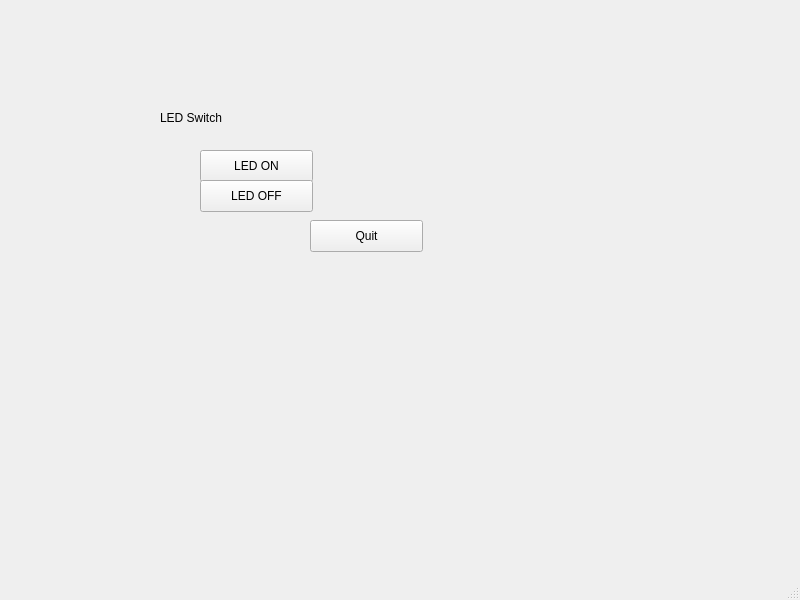
<?xml version="1.0" encoding="UTF-8"?>
<ui version="4.0">
 <class>MainWindow</class>
 <widget class="QMainWindow" name="MainWindow">
  <property name="geometry">
   <rect>
    <x>0</x>
    <y>0</y>
    <width>800</width>
    <height>600</height>
   </rect>
  </property>
  <property name="windowTitle">
   <string>MainWindow</string>
  </property>
  <widget class="QWidget" name="centralwidget">
   <widget class="QLabel" name="label">
    <property name="geometry">
     <rect>
      <x>160</x>
      <y>110</y>
      <width>91</width>
      <height>16</height>
     </rect>
    </property>
    <property name="text">
     <string>LED Switch</string>
    </property>
   </widget>
   <widget class="QPushButton" name="buttonOn">
    <property name="geometry">
     <rect>
      <x>200</x>
      <y>150</y>
      <width>113</width>
      <height>32</height>
     </rect>
    </property>
    <property name="text">
     <string>LED ON</string>
    </property>
   </widget>
   <widget class="QPushButton" name="buttonQuit">
    <property name="geometry">
     <rect>
      <x>310</x>
      <y>220</y>
      <width>113</width>
      <height>32</height>
     </rect>
    </property>
    <property name="text">
     <string>Quit</string>
    </property>
   </widget>
   <widget class="QPushButton" name="buttonOff">
    <property name="geometry">
     <rect>
      <x>200</x>
      <y>180</y>
      <width>113</width>
      <height>32</height>
     </rect>
    </property>
    <property name="text">
     <string>LED OFF</string>
    </property>
   </widget>
  </widget>
  <widget class="QMenuBar" name="menubar">
   <property name="geometry">
    <rect>
     <x>0</x>
     <y>0</y>
     <width>800</width>
     <height>22</height>
    </rect>
   </property>
  </widget>
  <widget class="QStatusBar" name="statusbar"/>
 </widget>
 <resources/>
 <connections>
  <connection>
   <sender>buttonQuit</sender>
   <signal>clicked()</signal>
   <receiver>MainWindow</receiver>
   <slot>close()</slot>
   <hints>
    <hint type="sourcelabel">
     <x>369</x>
     <y>264</y>
    </hint>
    <hint type="destinationlabel">
     <x>371</x>
     <y>320</y>
    </hint>
   </hints>
  </connection>
 </connections>
</ui>
